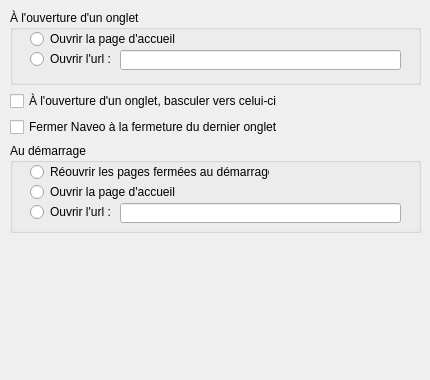
        <widget class="QWidget" name="page_4">
         <widget class="QWidget" name="verticalLayoutWidget_10">
          <property name="geometry">
           <rect>
            <x>10</x>
            <y>10</y>
            <width>411</width>
            <height>361</height>
           </rect>
          </property>
          <layout class="QVBoxLayout" name="verticalLayout_10">
           <item>
            <widget class="QGroupBox" name="groupBox_3">
             <property name="minimumSize">
              <size>
               <width>0</width>
               <height>75</height>
              </size>
             </property>
             <property name="maximumSize">
              <size>
               <width>16777215</width>
               <height>75</height>
              </size>
             </property>
             <property name="title">
              <string>À l'ouverture d'un onglet</string>
             </property>
             <widget class="QRadioButton" name="radioButton_4">
              <property name="geometry">
               <rect>
                <x>20</x>
                <y>20</y>
                <width>239</width>
                <height>18</height>
               </rect>
              </property>
              <property name="text">
               <string>Ouvrir la page d'accueil</string>
              </property>
             </widget>
             <widget class="QLineEdit" name="lineEdit_4">
              <property name="geometry">
               <rect>
                <x>110</x>
                <y>40</y>
                <width>281</width>
                <height>20</height>
               </rect>
              </property>
             </widget>
             <widget class="QRadioButton" name="radioButton_5">
              <property name="geometry">
               <rect>
                <x>20</x>
                <y>40</y>
                <width>111</width>
                <height>18</height>
               </rect>
              </property>
              <property name="text">
               <string>Ouvrir l'url :</string>
              </property>
             </widget>
            </widget>
           </item>
           <item>
            <widget class="QCheckBox" name="checkBox_6">
             <property name="text">
              <string>À l'ouverture d'un onglet, basculer vers celui-ci </string>
             </property>
            </widget>
           </item>
           <item>
            <widget class="QCheckBox" name="checkBox_16">
             <property name="text">
              <string>Fermer Naveo à la fermeture du dernier onglet </string>
             </property>
            </widget>
           </item>
           <item>
            <widget class="QGroupBox" name="groupBox_4">
             <property name="minimumSize">
              <size>
               <width>0</width>
               <height>90</height>
              </size>
             </property>
             <property name="maximumSize">
              <size>
               <width>16777215</width>
               <height>90</height>
              </size>
             </property>
             <property name="title">
              <string>Au démarrage</string>
             </property>
             <widget class="QRadioButton" name="radioButton_2">
              <property name="geometry">
               <rect>
                <x>20</x>
                <y>40</y>
                <width>239</width>
                <height>18</height>
               </rect>
              </property>
              <property name="text">
               <string>Ouvrir la page d'accueil</string>
              </property>
             </widget>
             <widget class="QRadioButton" name="radioButton_3">
              <property name="geometry">
               <rect>
                <x>20</x>
                <y>60</y>
                <width>91</width>
                <height>18</height>
               </rect>
              </property>
              <property name="text">
               <string>Ouvrir l'url :</string>
              </property>
             </widget>
             <widget class="QRadioButton" name="radioButton">
              <property name="geometry">
               <rect>
                <x>20</x>
                <y>20</y>
                <width>239</width>
                <height>18</height>
               </rect>
              </property>
              <property name="text">
               <string>Réouvrir les pages fermées au démarrage</string>
              </property>
             </widget>
             <widget class="QLineEdit" name="lineEdit_3">
              <property name="geometry">
               <rect>
                <x>110</x>
                <y>60</y>
                <width>281</width>
                <height>20</height>
               </rect>
              </property>
             </widget>
            </widget>
           </item>
           <item>
            <spacer name="verticalSpacer">
             <property name="orientation">
              <enum>Qt::Vertical</enum>
             </property>
             <property name="sizeHint" stdset="0">
              <size>
               <width>20</width>
               <height>40</height>
              </size>
             </property>
            </spacer>
           </item>
          </layout>
         </widget>
        </widget>
